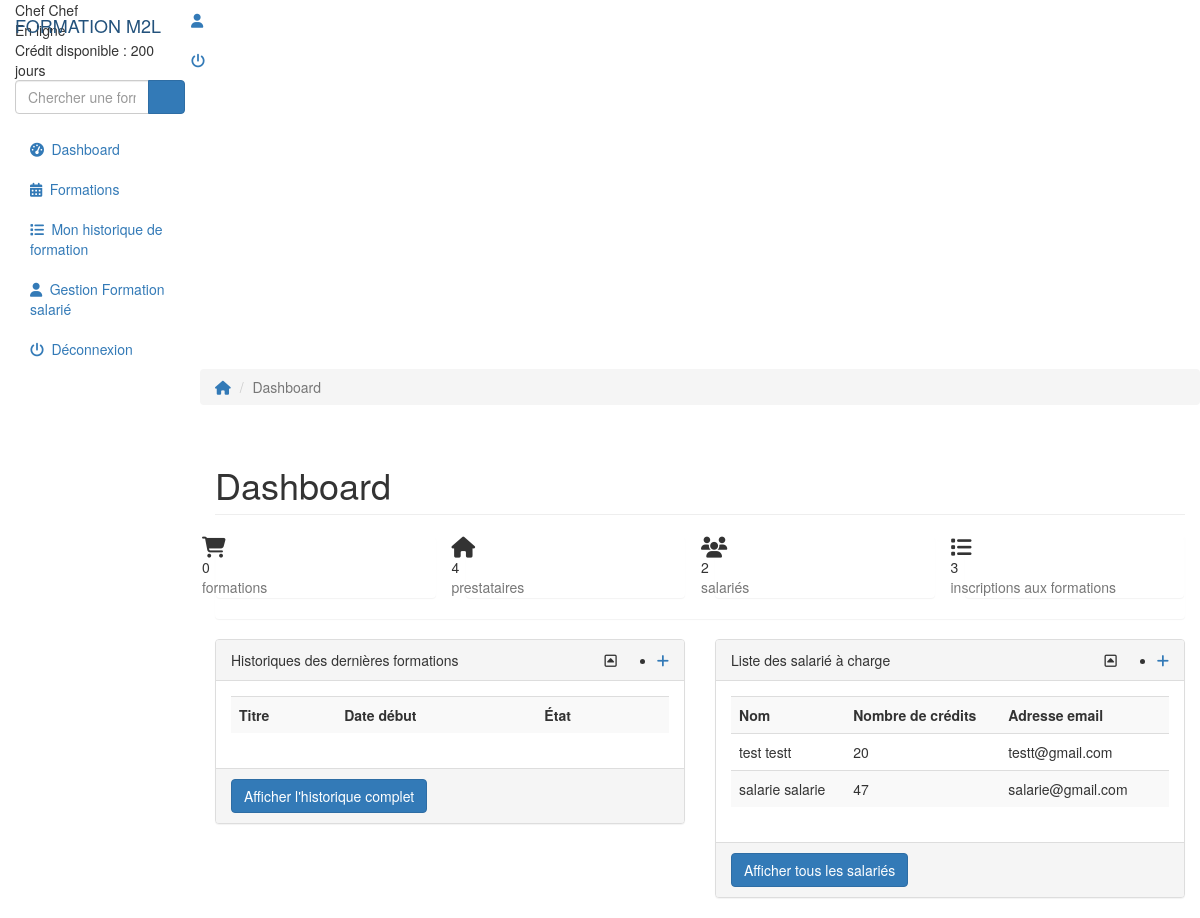
The page / (signed in) on the database as committed earlier.
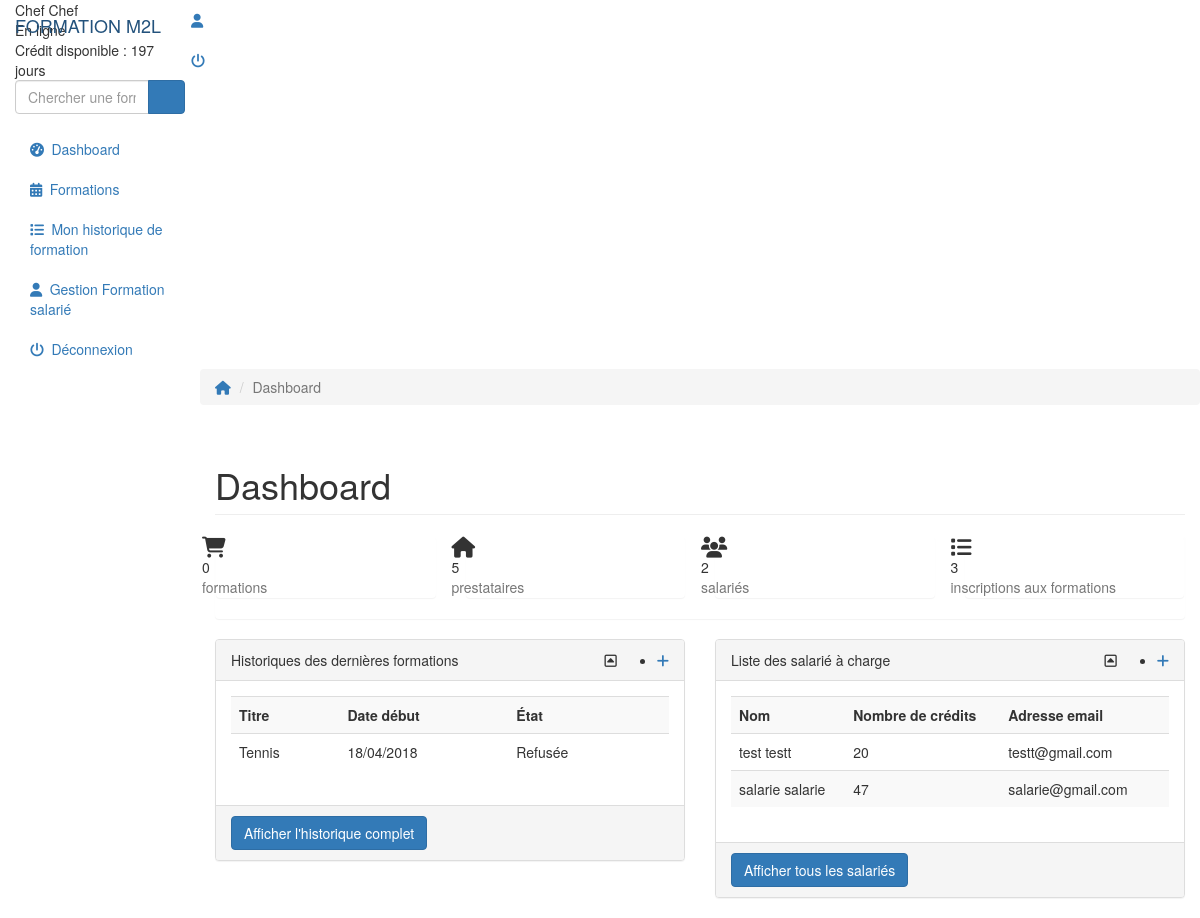
The same page on the database as committed later.
### tables this page shows
CREATE TABLE IF NOT EXISTS `salarie` (
  `id_s` int(11) NOT NULL AUTO_INCREMENT,
  `nom` varchar(25) NOT NULL,
  `prenom` varchar(255) NOT NULL,
  `login` varchar(255) NOT NULL,
  `email` varchar(255) NOT NULL,
  `mdp` varchar(255) NOT NULL,
  `lvl` int(11) NOT NULL,
  `credits` int(25) NOT NULL,
  `id_chef` int(11) DEFAULT NULL,
  PRIMARY KEY (`id_s`)
);

CREATE TABLE IF NOT EXISTS `type_formation` (
  `id_t` int(11) NOT NULL AUTO_INCREMENT,
  `libelle` varchar(255) NOT NULL,
  `id_s` int(25) NOT NULL,
  `id_f` int(25) NOT NULL,
  PRIMARY KEY (`id_t`)
);

CREATE TABLE IF NOT EXISTS `formation` (
  `id_f` int(11) NOT NULL AUTO_INCREMENT,
  `id_p` int(11) NOT NULL,
  `titre` varchar(255) NOT NULL,
  `contenu` text NOT NULL,
  `date_debut` date NOT NULL,
  `nb_jour` int(255) NOT NULL,
  `nb_place` int(255) NOT NULL,
  PRIMARY KEY (`id_f`)
);

### Models/functionModels.php (called while the page is built, shortened)
<?php
function recup_prestataire() {
    global $bdd;
    $req = $bdd->query('SELECT * FROM prestataire');
    return $req;
}
function recup_formation_date() {
    global $bdd;
    $req = $bdd->query('SELECT * FROM formation WHERE date_debut > CURDATE() AND nb_place >= 1 ORDER BY date_debut');
    return $req;
}
function recup_formation_different_refusee() {
    global $bdd;
    $req = $bdd->query('SELECT * FROM type_formation WHERE libelle != "Refusée"');
    return $req;
}
function recup_salarie_selon_chef($id_chef) {
    global $bdd;
    $req = $bdd->query('SELECT * FROM salarie WHERE lvl != 2 AND id_chef = '.$id_chef);
    return $req;
}
function recup_historique_salarie($id_s) {
    global $bdd;
    $req = $bdd->query('SELECT t.id_f, t.id_t, t.libelle, t.id_s, f.titre, f.nb_jour, f.date_debut, f.nb_place, f.contenu, f.id_f, s.nom, s.prenom, s.credits FROM type_formation t, formation f, salarie s WHERE f.id_f = t.id_f AND t.id_s = s.id_s AND s.id_s = '.$id_s.' ORDER BY libelle DESC');
    return $req;
}
?>

### Controllers/functionControllers.php (the view, shortened to what this page needs)
<?php
function menu_lvl($lvl, $page) {
    $contenu = '';
    if($lvl == 1) {
        if($page == 'accueil') { $contenu .= '<li class="active">'; } else { $contenu .= '<li>'; } $contenu .= '<a href="'.BASE_URL.'"><em class="fa fa-dashboard">&nbsp;</em> Dashboard</a></li>';
        if($page == 'Formations') { $contenu .= '<li class="active">'; } else { $contenu .= '<li>'; } $contenu .= '<a href="'.BASE_URL.'/Formations"><em class="fa fa-calendar">&nbsp;</em> Formations</a></li>';
        if($page == 'Historique-formation') { $contenu .= '<li class="active">'; } else { $contenu .= '<li>'; } $contenu .= '<a href="'.BASE_URL.'/Historique-formation"><em class="fa fa-bar-chart">&nbsp;</em> Historique de formation</a></li>';
    } elseif($lvl == 2) {
        if($page == 'accueil') { $contenu .= '<li class="active">'; } else { $contenu .= '<li>'; } $contenu .= '<a href="'.BASE_URL.'"><em class="fa fa-dashboard">&nbsp;</em> Dashboard</a></li>';
        if($page == 'Formations') { $contenu .= '<li class="active">'; } else { $contenu .= '<li>'; } $contenu .= '<a href="'.BASE_URL.'/Formations"><em class="fa fa-calendar">&nbsp;</em> Formations</a></li>';
        if($page == 'Historique-Formation') { $contenu .= '<li class="active">'; } else { $contenu .= '<li>'; } $contenu .= '<a href="'.BASE_URL.'/historique-formation"><em class="fa fa-list">&nbsp;</em> Mon historique de formation</a></li>';
        if($page == 'Gestion-Formation') { $contenu .= '<li class="active">'; } else { $contenu .= '<li>'; } $contenu .= '<a href="'.BASE_URL.'/Gestion-Formation"><em class="fa fa-user">&nbsp;</em> Gestion Formation salarié</a></li>';
    }
    return $contenu;
}
function tableau_liste_salarie_chef_dashboard($id_chef) {
    $contenu = '';
    $req = recup_salarie_selon_chef($id_chef);
    if($resultat = $req->rowCount()) {
        while($resultat = $req->fetch()) {
            $contenu .= '<tr>
                        <td>'.$resultat['nom'].' '.$resultat['prenom'].'</td>
                        <td>'.$resultat['credits'].'</td>
                        <td>'.$resultat['email'].'</td>
                        <td>';
            $contenu .= '</td>
                    </tr>';
        }
        $contenu .= '</table>';
    } else {
        $contenu .= '<tr>
                        <td colspan="5">Vous n\'avez pas de salarié à votre charge</td>
                    </tr>';
    }
    return $contenu;
}
function compte_salarie_a_charge($id_chef) {
    $req = recup_salarie_selon_chef($id_chef);
    $resultat = $req->rowCount();
    return $resultat;
}
function compte_formation() {
    $req = recup_formation_date();
    $resultat = $req->rowCount();
    return $resultat;
}
function compte_prestataire() {
    $req = recup_prestataire();
    $resultat = $req->rowCount();
    return $resultat;
}
function compte_inscription_formation() {
    $req = recup_formation_different_refusee();
    $resultat = $req->rowCount();
    return $resultat;
}
function tableau_historique_dashbord($id_s) {
    $req = recup_historique_salarie($id_s);
    $contenu = '';
    while($resultat = $req->fetch()) {
        $dateOriginal = $resultat['date_debut'];
        $newDate = date("d/m/Y", strtotime($dateOriginal));
        $contenu .= '<tr>
                        <td>'.$resultat['titre'].'</td>
                        <td>'.$newDate.'</td>
                        <td>';
        if($resultat['libelle'] == "En attente") {
            $contenu .= '<span class="indicator label-attente"></span> En attente';
        }elseif($resultat['libelle'] == "Acceptée") {
            $contenu .= '<span class="indicator label-success"></span> Acceptée';
        }elseif($resultat['libelle'] == "Effectuée") {
            $contenu .= '<span class="indicator label-effectue"></span> Effectuée';
        }elseif($resultat['libelle'] == "Refusée") {
            $contenu .= '<span class="indicator label-refuse"></span> Refusée';
        }
        $contenu .= '</td>
                    <td>';
    }
    $contenu .= '';
    return $contenu;
}
?>

### Controllers/accueil.php (shortened to what this page needs)
<?php
if($_SESSION['lvl'] == 1 ) {
    require 'Views/accueil-salarie.php';
} elseif($_SESSION['lvl'] == 2) {
    require 'Views/accueil-chef.php';
}elseif($_SESSION['lvl'] == 3) {
    require 'Views/accueil-admin.php';
}
?>

### Views/accueil-chef.php (shortened to what this page needs)
<div class="row">
    <ol class="breadcrumb">
        <li><a href="<?= BASE_URL; ?>">
            <em class="fa fa-home"></em>
            </a></li>
        <li class="active">Dashboard</li>
    </ol>
</div>
<div class="row">
    <div class="col-lg-12">
        <h1 class="page-header">Dashboard</h1>
    </div>
</div>
<div class="panel panel-container">
    <div class="row">
        <div class="col-xs-6 col-md-3 col-lg-3 no-padding">
            <div class="panel panel-teal panel-widget border-right">
                <div class="row no-padding"><em class="fa fa-xl fa-shopping-cart color-blue"></em>
                    <div class="large"><?php echo compte_formation(); ?></div>
                    <div class="text-muted">formations</div>
                </div>
            </div>
        </div>
        <div class="col-xs-6 col-md-3 col-lg-3 no-padding">
            <div class="panel panel-blue panel-widget border-right">
                <div class="row no-padding"><em class="fa fa-xl fa-home color-orange"></em>
                    <div class="large"><?php echo compte_prestataire(); ?></div>
                    <div class="text-muted">prestataires</div>
                </div>
            </div>
        </div>
        <div class="col-xs-6 col-md-3 col-lg-3 no-padding">
            <div class="panel panel-orange panel-widget border-right">
                <div class="row no-padding"><em class="fa fa-xl fa-users color-teal"></em>
                    <div class="large"><?php echo compte_salarie_a_charge($_SESSION['id_s']); ?></div>
                    <div class="text-muted">salariés</div>
                </div>
            </div>
        </div>
        <div class="col-xs-6 col-md-3 col-lg-3 no-padding">
            <div class="panel panel-red panel-widget ">
                <div class="row no-padding"><em class="fa fa-xl fa-list color-red"></em>
                    <div class="large"><?php echo compte_inscription_formation(); ?></div>
                    <div class="text-muted">inscriptions aux formations</div>
                </div>
            </div>
        </div>
    </div>
</div>
<div class="row">
    <div class="col-md-6">
        <div class="panel panel-default chat">
            <div class="panel-heading">
                Historiques des dernières formations
                <ul class="pull-right panel-settings panel-button-tab-right">
                    <li class="dropdown"><a class="pull-right dropdown-toggle" data-toggle="dropdown" href="#">
                        <em class="fa fa-plus"></em>
                        </a>
                    </li>
                </ul>
                <span class="pull-right clickable panel-toggle panel-button-tab-left"><em class="fa fa-toggle-up"></em></span></div>
            <div class="panel-body">
                <table class="table table-striped">
                    <tr>
                        <th>Titre</th>
                        <th>Date début</th>
                        <th>État</th>
                        <th></th>
                    </tr>
                    <?php echo tableau_historique_dashbord($_SESSION['id_s']); ?>
                </table>
            </div>
            <div class="panel-footer">
                <div class="input-group">
                    <div>
                        <a class="btn btn-primary" href="<?= BASE_URL; ?>/historique-formation">Afficher l'historique complet</a>
                    </div>
                </div>
            </div>
        </div>
    </div>
    <div class="col-md-6">
        <div class="panel panel-default chat">
            <div class="panel-heading">
                Liste des salarié à charge
                <ul class="pull-right panel-settings panel-button-tab-right">
                    <li class="dropdown"><a class="pull-right dropdown-toggle" data-toggle="dropdown" href="#">
                        <em class="fa fa-plus"></em>
                        </a>
                    </li>
                </ul>
                <span class="pull-right clickable panel-toggle panel-button-tab-left"><em class="fa fa-toggle-up"></em></span></div>
            <div class="panel-body">
                <table class="table table-striped">
                    <tr>
                        <th>Nom</th>
                        <th>Nombre de crédits</th>
                        <th>Adresse email</th>
                        <th></th>
                    </tr>
                    <?php echo tableau_liste_salarie_chef_dashboard($_SESSION['id_s']); ?>
            </div>
            <div class="panel-footer">
                <div class="input-group">
                    <div>
                        <a class="btn btn-primary" href="<?= BASE_URL; ?>/gestion-formation">Afficher tous les salariés</a>
                    </div>
                </div>
            </div>
        </div>
    </div>
</div>

### index.php (shortened to what this page needs)
<?php
include 'Models/connectBdd.php';
include 'Controllers/functionControllers.php';
include 'Models/functionModels.php';
if(isset($_GET['p']) AND !isset($_SESSION['id_s']) AND $_GET['p'] == "Mot-de-passe-oublie") {
    $_GET['p'] = 'Mot-de-passe-oublie';
    include 'controllers/'.$_GET['p'].'.php';
} elseif(!isset($_SESSION['id_s'])) {
    $_GET['p'] = 'login';
    include 'controllers/'.$_GET['p'].'.php';
} else {
    require "Controllers/".$_GET['p'].".php";
    $content = ob_get_contents();
    require "Views/layout.php";
}
?>

### Views/layout.php (shortened to what this page needs)
<!DOCTYPE html>
<html>
    <head>
        <link href="<?= BASE_URL; ?>/Views/assets/css/bootstrap.min.css" rel="stylesheet">
        <link href="<?= BASE_URL; ?>/Views/assets/css/font-awesome.min.css" rel="stylesheet">
        <link href="<?= BASE_URL; ?>/Views/assets/css/datepicker3.css" rel="stylesheet">
        <link href="<?= BASE_URL; ?>/Views/assets/css/styles.css" rel="stylesheet">
    </head>
    <body>
        <nav class="navbar navbar-custom navbar-fixed-top" role="navigation">
            <div class="container-fluid">
                <div class="navbar-header">
                    <a class="navbar-brand" href="<?= BASE_URL; ?>"><span>FORM</span>ATION M2L</a>
                    <ul class="nav navbar-top-links navbar-right">
                        <li class="dropdown"><a class="dropdown-toggle count-info" href="<?= BASE_URL; ?>/Profil">
                            <em class="fa fa-user"></em>
                            </a>
                        </li>
                        <li class="dropdown"><a onclick="return(confirm('ATTENTION ! Êtes-vous sûr de vouloir vous déconnecter ?'));" class="dropdown-toggle count-info" href="<?= BASE_URL; ?>/Deconnexion">
                            <em class="fa fa-power-off">&nbsp;</em>
                            </a>
                        </li>
                    </ul>
                </div>
            </div>
        </nav>
        <div id="sidebar-collapse" class="col-sm-3 col-lg-2 sidebar">
            <div class="profile-sidebar">
                <div class="profile-usertitle">
                    <div class="profile-usertitle-name"><?php echo $_SESSION['nom'].' '.$_SESSION['prenom']; ?></div>
                    <div class="profile-usertitle-status"><span class="indicator label-success"></span>En ligne</div>
                    <div class="profile-usertitle-status">Crédit disponible : <?php if(isset($_SESSION['credits'])) { echo $_SESSION['credits']; } ?> jours</div>
                </div>
            </div>
            <div class="form-group">
                <form method="POST" action="<?= BASE_URL; ?>/Recherche">
                    <div id="custom-search-input">
                        <div class="input-group col-md-12">
                            <input type="text" name="recherche" class="search-query form-control" placeholder="Chercher une formation" />
                            <span class="input-group-btn">
                                <button class="btn btn-primary" name="validSearch" type="submit">
                                    <span class=" glyphicon glyphicon-search"></span>
                                </button>
                            </span>
                        </div>
                    </div>
                </form>
            </div>
            <ul class="nav menu">
                <?php echo menu_lvl($_SESSION['lvl'], $_GET['p']); ?>
                <li><a onclick="return(confirm('ATTENTION ! Êtes-vous sûr de vouloir vous déconnecter ?'));" href="<?= BASE_URL; ?>/Deconnexion"><em class="fa fa-power-off">&nbsp;</em> Déconnexion</a></li>
            </ul>
        </div>
        <div class="col-sm-9 col-sm-offset-3 col-lg-10 col-lg-offset-2 main">
            <?php echo $content; ?>
        </div>
    </body>
</html>

Rows that differ between the two databases and show on the page:
added type_formation: formation.titre "Tennis", formation.date_debut "18/04/2018", libelle "Refusée"
Other text that changed with them:
$_SESSION['credits']: "200" → "197"
compte_prestataire(): "4" → "5"
